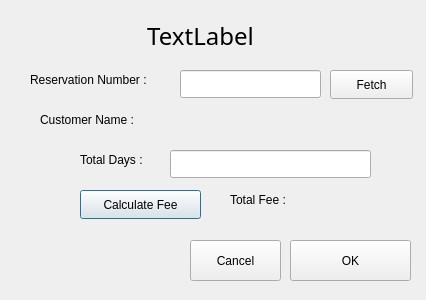
<?xml version="1.0" encoding="UTF-8"?>
<ui version="4.0">
 <class>CheckOutDialog</class>
 <widget class="QDialog" name="CheckOutDialog">
  <property name="geometry">
   <rect>
    <x>0</x>
    <y>0</y>
    <width>426</width>
    <height>300</height>
   </rect>
  </property>
  <property name="windowTitle">
   <string>Dialog</string>
  </property>
  <widget class="QLabel" name="labelRoomNo">
   <property name="geometry">
    <rect>
     <x>40</x>
     <y>20</y>
     <width>321</width>
     <height>31</height>
    </rect>
   </property>
   <property name="font">
    <font>
     <family>Rockwell</family>
     <pointsize>18</pointsize>
    </font>
   </property>
   <property name="text">
    <string>TextLabel</string>
   </property>
   <property name="alignment">
    <set>Qt::AlignmentFlag::AlignCenter</set>
   </property>
  </widget>
  <widget class="QLabel" name="label">
   <property name="geometry">
    <rect>
     <x>30</x>
     <y>70</y>
     <width>151</width>
     <height>20</height>
    </rect>
   </property>
   <property name="text">
    <string>Reservation Number :</string>
   </property>
  </widget>
  <widget class="QLineEdit" name="lineEditReservationId">
   <property name="geometry">
    <rect>
     <x>180</x>
     <y>70</y>
     <width>141</width>
     <height>28</height>
    </rect>
   </property>
  </widget>
  <widget class="QLabel" name="label_3">
   <property name="geometry">
    <rect>
     <x>40</x>
     <y>110</y>
     <width>121</width>
     <height>20</height>
    </rect>
   </property>
   <property name="text">
    <string>Customer Name :</string>
   </property>
  </widget>
  <widget class="QLabel" name="labelCustomerName">
   <property name="geometry">
    <rect>
     <x>160</x>
     <y>110</y>
     <width>241</width>
     <height>21</height>
    </rect>
   </property>
   <property name="text">
    <string/>
   </property>
  </widget>
  <widget class="QLineEdit" name="lineEditTotalDays">
   <property name="geometry">
    <rect>
     <x>170</x>
     <y>150</y>
     <width>201</width>
     <height>28</height>
    </rect>
   </property>
  </widget>
  <widget class="QLabel" name="label_5">
   <property name="geometry">
    <rect>
     <x>80</x>
     <y>150</y>
     <width>91</width>
     <height>20</height>
    </rect>
   </property>
   <property name="text">
    <string>Total Days :</string>
   </property>
  </widget>
  <widget class="QLabel" name="label_4">
   <property name="geometry">
    <rect>
     <x>230</x>
     <y>190</y>
     <width>71</width>
     <height>20</height>
    </rect>
   </property>
   <property name="text">
    <string>Total Fee :</string>
   </property>
  </widget>
  <widget class="QLabel" name="labelTotalFee">
   <property name="geometry">
    <rect>
     <x>310</x>
     <y>190</y>
     <width>71</width>
     <height>20</height>
    </rect>
   </property>
   <property name="text">
    <string/>
   </property>
  </widget>
  <widget class="QPushButton" name="pushButton">
   <property name="geometry">
    <rect>
     <x>80</x>
     <y>190</y>
     <width>121</width>
     <height>29</height>
    </rect>
   </property>
   <property name="text">
    <string>Calculate Fee</string>
   </property>
  </widget>
  <widget class="QPushButton" name="pushButtonOk">
   <property name="geometry">
    <rect>
     <x>290</x>
     <y>240</y>
     <width>121</width>
     <height>41</height>
    </rect>
   </property>
   <property name="text">
    <string>OK</string>
   </property>
  </widget>
  <widget class="QPushButton" name="pushButtonCancel">
   <property name="geometry">
    <rect>
     <x>190</x>
     <y>240</y>
     <width>91</width>
     <height>41</height>
    </rect>
   </property>
   <property name="text">
    <string>Cancel</string>
   </property>
  </widget>
  <widget class="QPushButton" name="pushButtonFetch">
   <property name="geometry">
    <rect>
     <x>330</x>
     <y>70</y>
     <width>83</width>
     <height>29</height>
    </rect>
   </property>
   <property name="text">
    <string>Fetch</string>
   </property>
  </widget>
 </widget>
 <resources/>
 <connections/>
</ui>
